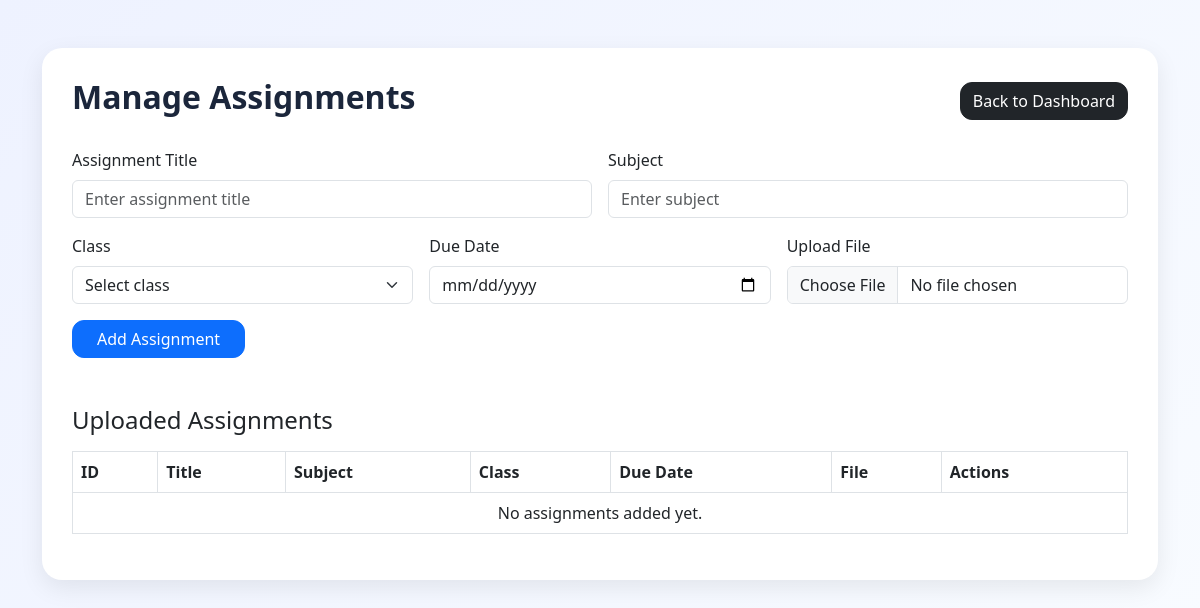
Before: /admin/assignments (signed in) with the older database file.
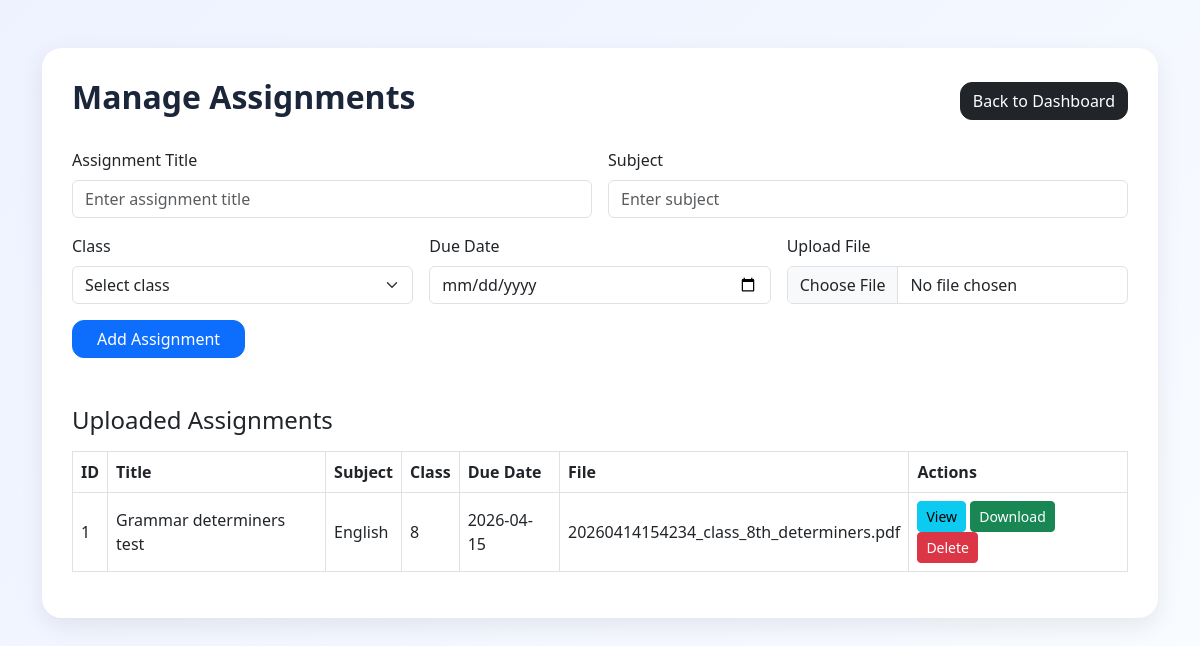
After: the same page with the newer database file.
### tables this page shows
CREATE TABLE assignments (
            id INTEGER PRIMARY KEY AUTOINCREMENT,
            title TEXT,
            subject TEXT,
            class TEXT,
            due_date TEXT
        , filename TEXT, created_at TEXT);

### app.py (the view, shortened to what this page needs)
@app.route("/admin/assignments", methods=["GET", "POST"])
def admin_assignments():
    if not admin_required():
        return redirect(url_for("login"))
    conn = get_connection()
    cur = conn.cursor()
    cur.execute("SELECT * FROM assignments ORDER BY id DESC")
    assignments = cur.fetchall()
    conn.close()
    return render_template("admin_assignments.html", assignments=assignments)

### app.py (called while the page is built)
def get_connection():
    conn = sqlite3.connect(DB_PATH)
    conn.row_factory = sqlite3.Row
    return conn

def login_required():
    return "role" in session and "user" in session

def admin_required():
    return login_required() and session.get("role") == "admin"

### templates/admin_assignments.html (shortened to what this page needs)
<!DOCTYPE html>
<html lang="en">
<head>
    <link href="https://cdn.jsdelivr.net/npm/bootstrap@5.3.0/dist/css/bootstrap.min.css" rel="stylesheet">
</head>
<body>
<div class="container py-5">
    <div class="main-box">
        <div class="d-flex justify-content-between align-items-center mb-4">
            <h2 class="heading">Manage Assignments</h2>
            <a href="{{ url_for('admin') }}" class="btn btn-dark btn-custom">Back to Dashboard</a>
        </div>
        <form method="POST" enctype="multipart/form-data" class="row g-3 mb-5">
            <div class="col-md-6">
                <label class="form-label">Assignment Title</label>
                <input type="text" name="title" class="form-control" placeholder="Enter assignment title" required>
            </div>
            <div class="col-md-6">
                <label class="form-label">Subject</label>
                <input type="text" name="subject" class="form-control" placeholder="Enter subject" required>
            </div>
            <div class="col-md-4">
                <label class="form-label">Class</label>
                <select name="class" class="form-select" required>
                    <option value="">Select class</option>
                </select>
            </div>
            <div class="col-md-4">
                <label class="form-label">Due Date</label>
                <input type="date" name="due_date" class="form-control" required>
            </div>
            <div class="col-md-4">
                <label class="form-label">Upload File</label>
                <input type="file" name="file" class="form-control">
            </div>
            <div class="col-12">
                <button type="submit" class="btn btn-primary btn-custom px-4">Add Assignment</button>
            </div>
        </form>
        <h4 class="mb-3">Uploaded Assignments</h4>
        <div class="table-responsive">
            <table class="table table-bordered table-hover align-middle">
                <thead>
                    <tr>
                        <th>ID</th>
                        <th>Title</th>
                        <th>Subject</th>
                        <th>Class</th>
                        <th>Due Date</th>
                        <th>File</th>
                        <th>Actions</th>
                    </tr>
                </thead>
                <tbody>
                    {% if assignments %}
                        {% for a in assignments %}
                        <tr>
                            <td>{{ a.id }}</td>
                            <td>{{ a.title }}</td>
                            <td>{{ a.subject }}</td>
                            <td>{{ a.class }}</td>
                            <td>{{ a.due_date }}</td>
                            <td>
                                {% if a.filename %}
                                    {{ a.filename }}
                                {% else %}
                                    No file
                                {% endif %}
                            </td>
                            <td>
                                {% if a.filename %}
                                    <a href="{{ url_for('view_assignment', filename=a.filename) }}" target="_blank" class="btn btn-sm btn-info">View</a>
                                    <a href="{{ url_for('download_assignment', filename=a.filename) }}" class="btn btn-sm btn-success">Download</a>
                                {% endif %}
                                <a href="{{ url_for('delete_assignment', assignment_id=a.id) }}"
                                   class="btn btn-sm btn-danger"
                                   onclick="return confirm('Are you sure you want to delete this assignment?')">
                                   Delete
                                </a>
                            </td>
                        </tr>
                        {% endfor %}
                    {% else %}
                        <tr>
                            <td colspan="7" class="text-center">No assignments added yet.</td>
                        </tr>
                    {% endif %}
                </tbody>
            </table>
        </div>
    </div>
</div>
</body>
</html>

### templates/admin_assignments.html (style rules this page uses)
body { background: linear-gradient(135deg, #eef2ff, #f8fbff); font-family: 'Segoe UI', sans-serif; }
.main-box { background: white; border-radius: 20px; box-shadow: 0 8px 25px rgba(0,0,0,0.08); padding: 30px; }
.heading { font-weight: 700; color: #1b263b; }
.table thead { background: #1b263b; color: white; }
.btn-custom { border-radius: 12px; }

Changed rows visible on the page:
added assignments: id "1", title "Grammar determiners test", subject "English", class "8", due_date "2026-04-15", filename "20260414154234_class_8th_determiners.pdf"
Other visible differences:
text no longer shown: "No assignments added yet."
